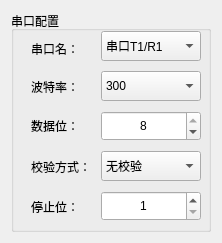
<?xml version="1.0" encoding="UTF-8"?>
<ui version="4.0">
 <class>SerialDialog</class>
 <widget class="QDialog" name="SerialDialog">
  <property name="geometry">
   <rect>
    <x>0</x>
    <y>0</y>
    <width>222</width>
    <height>243</height>
   </rect>
  </property>
  <property name="windowTitle">
   <string>Dialog</string>
  </property>
  <layout class="QGridLayout" name="gridLayout">
   <item row="0" column="0">
    <widget class="QGroupBox" name="groupBox">
     <property name="minimumSize">
      <size>
       <width>0</width>
       <height>0</height>
      </size>
     </property>
     <property name="maximumSize">
      <size>
       <width>16777215</width>
       <height>16777215</height>
      </size>
     </property>
     <property name="title">
      <string>串口配置</string>
     </property>
     <widget class="QLabel" name="TEXT2">
      <property name="geometry">
       <rect>
        <x>20</x>
        <y>66</y>
        <width>72</width>
        <height>20</height>
       </rect>
      </property>
      <property name="text">
       <string>波特率：</string>
      </property>
     </widget>
     <widget class="QLabel" name="TEXT4">
      <property name="geometry">
       <rect>
        <x>20</x>
        <y>148</y>
        <width>72</width>
        <height>15</height>
       </rect>
      </property>
      <property name="text">
       <string>校验方式：</string>
      </property>
     </widget>
     <widget class="QLabel" name="TEXT1">
      <property name="geometry">
       <rect>
        <x>20</x>
        <y>30</y>
        <width>72</width>
        <height>15</height>
       </rect>
      </property>
      <property name="text">
       <string>串口名：</string>
      </property>
     </widget>
     <widget class="QLabel" name="TEXT5">
      <property name="geometry">
       <rect>
        <x>20</x>
        <y>188</y>
        <width>72</width>
        <height>15</height>
       </rect>
      </property>
      <property name="text">
       <string>停止位：</string>
      </property>
     </widget>
     <widget class="QLabel" name="TEXT3">
      <property name="geometry">
       <rect>
        <x>20</x>
        <y>107</y>
        <width>70</width>
        <height>15</height>
       </rect>
      </property>
      <property name="text">
       <string>数据位：</string>
      </property>
     </widget>
     <widget class="QSpinBox" name="spin_stop">
      <property name="geometry">
       <rect>
        <x>90</x>
        <y>180</y>
        <width>100</width>
        <height>30</height>
       </rect>
      </property>
      <property name="alignment">
       <set>Qt::AlignCenter</set>
      </property>
      <property name="minimum">
       <number>1</number>
      </property>
      <property name="maximum">
       <number>2</number>
      </property>
     </widget>
     <widget class="QComboBox" name="combobox_name">
      <property name="geometry">
       <rect>
        <x>90</x>
        <y>20</y>
        <width>100</width>
        <height>30</height>
       </rect>
      </property>
      <item>
       <property name="text">
        <string>串口T1/R1</string>
       </property>
      </item>
      <item>
       <property name="text">
        <string>串口T2/R2</string>
       </property>
      </item>
      <item>
       <property name="text">
        <string>串口T3/R3</string>
       </property>
      </item>
      <item>
       <property name="text">
        <string>串口T4/R4</string>
       </property>
      </item>
      <item>
       <property name="text">
        <string>串口T5/R5</string>
       </property>
      </item>
      <item>
       <property name="text">
        <string>串口T6/R6</string>
       </property>
      </item>
     </widget>
     <widget class="QSpinBox" name="spin_data">
      <property name="geometry">
       <rect>
        <x>90</x>
        <y>100</y>
        <width>100</width>
        <height>30</height>
       </rect>
      </property>
      <property name="alignment">
       <set>Qt::AlignCenter</set>
      </property>
      <property name="minimum">
       <number>5</number>
      </property>
      <property name="maximum">
       <number>8</number>
      </property>
      <property name="value">
       <number>8</number>
      </property>
     </widget>
     <widget class="QComboBox" name="combo_pairty">
      <property name="geometry">
       <rect>
        <x>90</x>
        <y>140</y>
        <width>100</width>
        <height>30</height>
       </rect>
      </property>
      <item>
       <property name="text">
        <string>无校验</string>
       </property>
      </item>
      <item>
       <property name="text">
        <string>奇校验</string>
       </property>
      </item>
      <item>
       <property name="text">
        <string>偶校验</string>
       </property>
      </item>
     </widget>
     <widget class="QComboBox" name="combo_baud">
      <property name="geometry">
       <rect>
        <x>90</x>
        <y>60</y>
        <width>100</width>
        <height>30</height>
       </rect>
      </property>
      <item>
       <property name="text">
        <string>300</string>
       </property>
      </item>
      <item>
       <property name="text">
        <string>1200</string>
       </property>
      </item>
      <item>
       <property name="text">
        <string>2400</string>
       </property>
      </item>
      <item>
       <property name="text">
        <string>4800</string>
       </property>
      </item>
      <item>
       <property name="text">
        <string>9600</string>
       </property>
      </item>
      <item>
       <property name="text">
        <string>19200</string>
       </property>
      </item>
      <item>
       <property name="text">
        <string>48400</string>
       </property>
      </item>
      <item>
       <property name="text">
        <string>115200</string>
       </property>
      </item>
     </widget>
    </widget>
   </item>
  </layout>
 </widget>
 <resources/>
 <connections/>
</ui>
